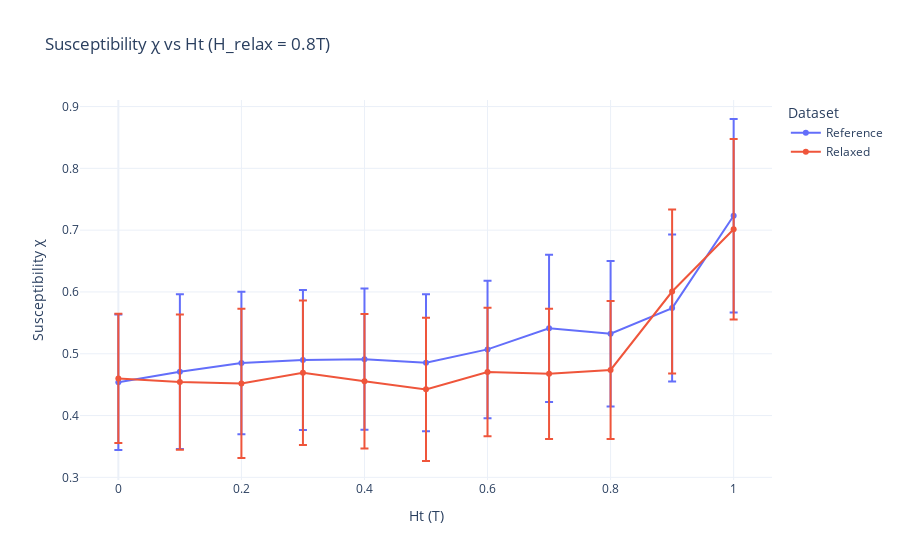

Notebook code cell kept with this figure:
### Code cell
#converge_max = 5

import pandas as pd
import plotly.graph_objects as go
import plotly.express as px

# Load and clean data
ref = pd.read_csv('/Users/jiakai/Desktop/SURF/code/_spirit/Susceptibility_multi_gammas_10_100_per_gamma_20_anisotropy_0.7_relax_step_1_gammas_DDI_converge_max_20_ref.csv')
rel = pd.read_csv('/Users/jiakai/Desktop/SURF/code/_spirit/Susceptibility_multi_gammas_10_100_per_gamma_20_anisotropy_0.7_relax_step_10_gammas_DDI_converge_max_20_ref.csv')
# Assuming this is the correct relaxed file

# Drop Unnamed index column
# ref_avg = ref_avg.drop(columns=["Unnamed: 0"])
# rel_avg = rel_avg.drop(columns=["Unnamed: 0"])

# --- Group by Ht and compute mean and std of chi ---
ref_avg = ref.groupby("Ht", as_index=False).agg(
    chi_mean=("chi", "mean"),
    chi_std=("chi", "std")
)
ref_avg["Source"] = "Reference"

rel_avg = rel.groupby("Ht", as_index=False).agg(
    chi_mean=("chi", "mean"),
    chi_std=("chi", "std")
)
rel_avg["Source"] = "Relaxed"

# --- Combine into one DataFrame for plotting ---
df_plot = pd.concat([ref_avg, rel_avg], ignore_index=True)

# --- Plot using plotly.graph_objects for error bars ---
fig = go.Figure()

for source in df_plot["Source"].unique():
    df = df_plot[df_plot["Source"] == source]
    fig.add_trace(go.Scatter(
        x=df["Ht"],
        y=df["chi_mean"],
        error_y=dict(type="data", array=df["chi_std"], visible=True),
        mode="lines+markers",
        name=source
    ))

fig.update_layout(
    title="Susceptibility χ vs Ht (H_relax = 0.8T)",
    xaxis_title="Ht (T)",
    yaxis_title="Susceptibility χ",
    legend_title="Dataset",
    template="plotly_white"
)

fig.show()

### Figure 1 — Plotly figure (JSON) as saved in the notebook; plotly's stock layout.template omitted (floating-point values rounded to 4 significant figures)
{"data": [{"error_y": {"array": [0.1097, 0.1253, 0.1153, 0.1131, 0.1142, 0.1107, 0.1112, 0.119, 0.1178, 0.119, 0.1565], "type": "data", "visible": true}, "mode": "lines+markers", "name": "Reference", "x": [0.0, 0.1, 0.2, 0.3, 0.4, 0.5, 0.6, 0.7, 0.8, 0.9, 1.0], "y": [0.4539, 0.4711, 0.4852, 0.4899, 0.4912, 0.4854, 0.5071, 0.5411, 0.5323, 0.5739, 0.7234], "type": "scatter"}, {"error_y": {"array": [0.1046, 0.1094, 0.1208, 0.1169, 0.1088, 0.1159, 0.104, 0.1054, 0.1116, 0.1329, 0.146], "type": "data", "visible": true}, "mode": "lines+markers", "name": "Relaxed", "x": [0.0, 0.1, 0.2, 0.3, 0.4, 0.5, 0.6, 0.7, 0.8, 0.9, 1.0], "y": [0.4601, 0.4541, 0.452, 0.4694, 0.4554, 0.4424, 0.4703, 0.4676, 0.4737, 0.6007, 0.7014], "type": "scatter"}], "layout": {"title": {"text": "Susceptibility χ vs Ht (H_relax = 0.8T)"}, "xaxis": {"title": {"text": "Ht (T)"}}, "yaxis": {"title": {"text": "Susceptibility χ"}}, "legend": {"title": {"text": "Dataset"}}}}
